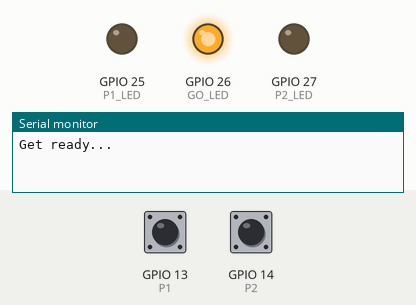
This sketch was run on a simulated ESP32. Parts: output pins drawn as LEDs (lit = HIGH), the last lines printed to the serial monitor. The test bench sets the inputs (shaded band); at power-on: GPIO 13 (P1) HIGH, GPIO 14 (P2) HIGH. Random numbers use the default seed unless the sketch sets one.

Above: at 3.6 s.
3.7 s: GPIO 13 (P1) pulled LOW for 0.15 s
At 4.8 s:
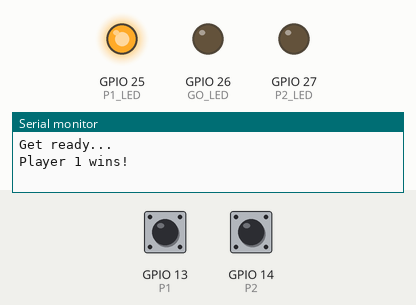
At 7.1 s:
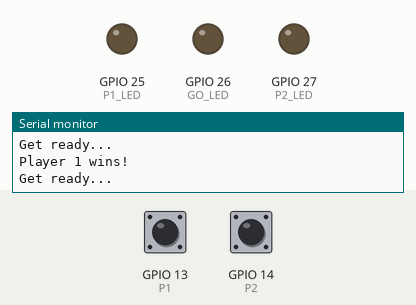
Timing chart, 0 to 12.8 s (numbered marks = the images above; inputs shaded):
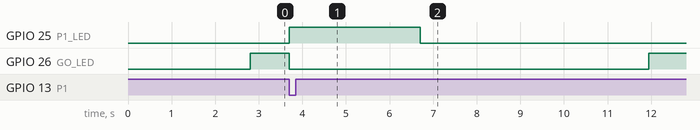

Measured:
- after the input at 3.7 s, GPIO 25 (P1_LED): LOW → HIGH at once, → LOW 3.0 s later; GPIO 26 (GO_LED): HIGH → LOW at once, → HIGH 8.2 s later

The sketch:

L03_TwoPlayer.ino
```cpp
// Lesson 3 challenge solution: two-player reaction game
// Player 1 button on 13 (wins: red LED 25),
// player 2 button on 14 (wins: green LED 27), yellow LED 26 = GO!

const int P1 = 13;
const int P2 = 14;
const int P1_LED = 25;
const int GO_LED = 26;
const int P2_LED = 27;

void setup() {
  Serial.begin(115200);
  pinMode(P1, INPUT_PULLUP);
  pinMode(P2, INPUT_PULLUP);
  pinMode(P1_LED, OUTPUT);
  pinMode(GO_LED, OUTPUT);
  pinMode(P2_LED, OUTPUT);
}

void loop() {
  digitalWrite(P1_LED, LOW);
  digitalWrite(P2_LED, LOW);
  Serial.println("Get ready...");
  delay(random(2000, 6000));
  digitalWrite(GO_LED, HIGH);

  int winnerLed = 0;
  while (winnerLed == 0) {
    if (digitalRead(P1) == LOW) {
      winnerLed = P1_LED;
      Serial.println("Player 1 wins!");
    } else if (digitalRead(P2) == LOW) {
      winnerLed = P2_LED;
      Serial.println("Player 2 wins!");
    }
  }

  digitalWrite(GO_LED, LOW);
  digitalWrite(winnerLed, HIGH);
  delay(3000);
}
```
